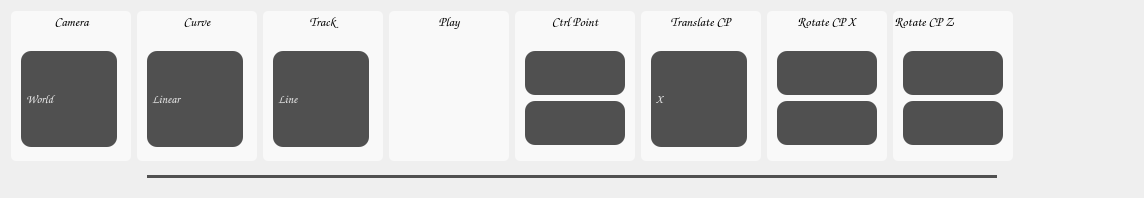
  <widget class="QWidget" name="centralWidget">
   <property name="sizePolicy">
    <sizepolicy hsizetype="Expanding" vsizetype="Expanding">
     <horstretch>0</horstretch>
     <verstretch>0</verstretch>
    </sizepolicy>
   </property>
   <property name="minimumSize">
    <size>
     <width>0</width>
     <height>0</height>
    </size>
   </property>
   <layout class="QVBoxLayout" name="verticalLayout">
    <item>
     <layout class="QVBoxLayout" name="mainLayout">
      <property name="sizeConstraint">
       <enum>QLayout::SetDefaultConstraint</enum>
      </property>
     </layout>
    </item>
    <item>
     <layout class="QHBoxLayout" name="horizontalLayout">
      <property name="spacing">
       <number>6</number>
      </property>
      <property name="sizeConstraint">
       <enum>QLayout::SetDefaultConstraint</enum>
      </property>
      <property name="leftMargin">
       <number>0</number>
      </property>
      <property name="topMargin">
       <number>0</number>
      </property>
      <property name="rightMargin">
       <number>0</number>
      </property>
      <property name="bottomMargin">
       <number>0</number>
      </property>
      <item>
       <spacer name="horizontalSpacer">
        <property name="orientation">
         <enum>Qt::Horizontal</enum>
        </property>
        <property name="sizeType">
         <enum>QSizePolicy::Expanding</enum>
        </property>
        <property name="sizeHint" stdset="0">
         <size>
          <width>0</width>
          <height>0</height>
         </size>
        </property>
       </spacer>
      </item>
      <item>
       <widget class="QGroupBox" name="groupCamera">
        <property name="sizePolicy">
         <sizepolicy hsizetype="Minimum" vsizetype="Minimum">
          <horstretch>0</horstretch>
          <verstretch>0</verstretch>
         </sizepolicy>
        </property>
        <property name="minimumSize">
         <size>
          <width>120</width>
          <height>150</height>
         </size>
        </property>
        <property name="maximumSize">
         <size>
          <width>200</width>
          <height>150</height>
         </size>
        </property>
        <property name="font">
         <font>
          <family>Comic Sans MS</family>
          <pointsize>10</pointsize>
          <weight>75</weight>
          <bold>true</bold>
         </font>
        </property>
        <property name="autoFillBackground">
         <bool>false</bool>
        </property>
        <property name="styleSheet">
         <string notr="true">background-color: rgb(249, 249, 249);
border-radius: 5px;</string>
        </property>
        <property name="title">
         <string>Camera</string>
        </property>
        <property name="alignment">
         <set>Qt::AlignCenter</set>
        </property>
        <widget class="QComboBox" name="comboCamera">
         <property name="geometry">
          <rect>
           <x>10</x>
           <y>40</y>
           <width>96</width>
           <height>96</height>
          </rect>
         </property>
         <property name="sizePolicy">
          <sizepolicy hsizetype="Preferred" vsizetype="Minimum">
           <horstretch>0</horstretch>
           <verstretch>0</verstretch>
          </sizepolicy>
         </property>
         <property name="font">
          <font>
           <family>Comic Sans MS</family>
           <pointsize>9</pointsize>
           <weight>75</weight>
           <bold>true</bold>
          </font>
         </property>
         <property name="styleSheet">
          <string notr="true"> QComboBox {
	background-color: rgb(80, 80, 80);
	color: rgb(240, 240, 240);
    border-radius: 10px;
}

QComboBox:on {
	background-color: qradialgradient(spread:pad, cx:0.5, cy:0.5, radius:0.5, fx:0.499001, fy:0.000500999, stop:0 rgba(152, 152, 152, 217), stop:1 rgba(0, 0, 0, 232));
     padding-top: 3px;
     padding-left: 4px;
}

QComboBox::down-arrow {
	image: url(:/AppMain/down_arrow.ico);
}

QComboBox::drop-down {
     border-left-color: rgb(240, 240, 240);
}

QComboBox QAbstractItemView {
     selection-background-color: rgb(80, 80, 80);
}</string>
         </property>
         <item>
          <property name="text">
           <string>World</string>
          </property>
         </item>
         <item>
          <property name="text">
           <string>Top</string>
          </property>
         </item>
         <item>
          <property name="text">
           <string>Train</string>
          </property>
         </item>
        </widget>
       </widget>
      </item>
      <item>
       <widget class="QGroupBox" name="groupCurve">
        <property name="sizePolicy">
         <sizepolicy hsizetype="Minimum" vsizetype="Minimum">
          <horstretch>0</horstretch>
          <verstretch>0</verstretch>
         </sizepolicy>
        </property>
        <property name="minimumSize">
         <size>
          <width>120</width>
          <height>150</height>
         </size>
        </property>
        <property name="maximumSize">
         <size>
          <width>200</width>
          <height>150</height>
         </size>
        </property>
        <property name="font">
         <font>
          <family>Comic Sans MS</family>
          <pointsize>10</pointsize>
          <weight>75</weight>
          <bold>true</bold>
         </font>
        </property>
        <property name="styleSheet">
         <string notr="true">background-color: rgb(249, 249, 249);
border-radius: 5px;</string>
        </property>
        <property name="title">
         <string>Curve</string>
        </property>
        <property name="alignment">
         <set>Qt::AlignCenter</set>
        </property>
        <widget class="QComboBox" name="comboCurve">
         <property name="geometry">
          <rect>
           <x>10</x>
           <y>40</y>
           <width>96</width>
           <height>96</height>
          </rect>
         </property>
         <property name="sizePolicy">
          <sizepolicy hsizetype="Preferred" vsizetype="Minimum">
           <horstretch>0</horstretch>
           <verstretch>0</verstretch>
          </sizepolicy>
         </property>
         <property name="font">
          <font>
           <family>Comic Sans MS</family>
           <pointsize>9</pointsize>
           <weight>75</weight>
           <bold>true</bold>
          </font>
         </property>
         <property name="styleSheet">
          <string notr="true"> QComboBox {
	background-color: rgb(80, 80, 80);
	color: rgb(240, 240, 240);
    border-radius: 10px;
}

QComboBox:on {
	background-color: qradialgradient(spread:pad, cx:0.5, cy:0.5, radius:0.5, fx:0.499001, fy:0.000500999, stop:0 rgba(152, 152, 152, 217), stop:1 rgba(0, 0, 0, 232));
     padding-top: 3px;
     padding-left: 4px;
}

QComboBox::down-arrow {
	image: url(:/AppMain/down_arrow.ico);
}

QComboBox::drop-down {
     border-left-color: rgb(240, 240, 240);
}

QComboBox QAbstractItemView {
     selection-background-color: rgb(80, 80, 80);
}</string>
         </property>
         <item>
          <property name="text">
           <string>Linear</string>
          </property>
         </item>
         <item>
          <property name="text">
           <string>Cardinal</string>
          </property>
         </item>
         <item>
          <property name="text">
           <string>Cubic</string>
          </property>
         </item>
        </widget>
       </widget>
      </item>
      <item>
       <widget class="QGroupBox" name="groupTrack">
        <property name="sizePolicy">
         <sizepolicy hsizetype="Minimum" vsizetype="Minimum">
          <horstretch>0</horstretch>
          <verstretch>0</verstretch>
         </sizepolicy>
        </property>
        <property name="minimumSize">
         <size>
          <width>120</width>
          <height>120</height>
         </size>
        </property>
        <property name="maximumSize">
         <size>
          <width>200</width>
          <height>150</height>
         </size>
        </property>
        <property name="font">
         <font>
          <family>Comic Sans MS</family>
          <pointsize>10</pointsize>
          <weight>75</weight>
          <bold>true</bold>
         </font>
        </property>
        <property name="styleSheet">
         <string notr="true">background-color: rgb(249, 249, 249);
border-radius: 5px;</string>
        </property>
        <property name="title">
         <string>Track</string>
        </property>
        <property name="alignment">
         <set>Qt::AlignCenter</set>
        </property>
        <widget class="QComboBox" name="comboTrack">
         <property name="geometry">
          <rect>
           <x>10</x>
           <y>40</y>
           <width>96</width>
           <height>96</height>
          </rect>
         </property>
         <property name="sizePolicy">
          <sizepolicy hsizetype="Preferred" vsizetype="Minimum">
           <horstretch>0</horstretch>
           <verstretch>0</verstretch>
          </sizepolicy>
         </property>
         <property name="font">
          <font>
           <family>Comic Sans MS</family>
           <pointsize>9</pointsize>
           <weight>75</weight>
           <bold>true</bold>
          </font>
         </property>
         <property name="styleSheet">
          <string notr="true"> QComboBox {
	background-color: rgb(80, 80, 80);
	color: rgb(240, 240, 240);
    border-radius: 10px;
}

QComboBox:on {
	background-color: qradialgradient(spread:pad, cx:0.5, cy:0.5, radius:0.5, fx:0.499001, fy:0.000500999, stop:0 rgba(152, 152, 152, 217), stop:1 rgba(0, 0, 0, 232));
     padding-top: 3px;
     padding-left: 4px;
}

QComboBox::down-arrow {
	image: url(:/AppMain/down_arrow.ico);
}

QComboBox::drop-down {
     border-left-color: rgb(240, 240, 240);
}

QComboBox QAbstractItemView {
     selection-background-color: rgb(80, 80, 80);
}</string>
         </property>
         <property name="sizeAdjustPolicy">
          <enum>QComboBox::AdjustToContentsOnFirstShow</enum>
         </property>
         <item>
          <property name="text">
           <string>Line</string>
          </property>
         </item>
         <item>
          <property name="text">
           <string>Track</string>
          </property>
         </item>
         <item>
          <property name="text">
           <string>Road</string>
          </property>
         </item>
        </widget>
       </widget>
      </item>
      <item>
       <widget class="QGroupBox" name="groupPlay">
        <property name="sizePolicy">
         <sizepolicy hsizetype="Minimum" vsizetype="Minimum">
          <horstretch>0</horstretch>
          <verstretch>0</verstretch>
         </sizepolicy>
        </property>
        <property name="minimumSize">
         <size>
          <width>120</width>
          <height>150</height>
         </size>
        </property>
        <property name="maximumSize">
         <size>
          <width>200</width>
          <height>150</height>
         </size>
        </property>
        <property name="font">
         <font>
          <family>Comic Sans MS</family>
          <pointsize>10</pointsize>
          <weight>75</weight>
          <bold>true</bold>
         </font>
        </property>
        <property name="styleSheet">
         <string notr="true">background-color: rgb(249, 249, 249);
border-radius: 5px;</string>
        </property>
        <property name="title">
         <string>Play</string>
        </property>
        <property name="alignment">
         <set>Qt::AlignCenter</set>
        </property>
        <widget class="QPushButton" name="bPlay">
         <property name="geometry">
          <rect>
           <x>10</x>
           <y>40</y>
           <width>96</width>
           <height>96</height>
          </rect>
         </property>
         <property name="sizePolicy">
          <sizepolicy hsizetype="Minimum" vsizetype="Minimum">
           <horstretch>0</horstretch>
           <verstretch>0</verstretch>
          </sizepolicy>
         </property>
         <property name="font">
          <font>
           <family>Comic Sans MS</family>
           <pointsize>9</pointsize>
           <weight>75</weight>
           <bold>true</bold>
          </font>
         </property>
         <property name="styleSheet">
          <string notr="true"> QPushButton {
}

QPushButton:pressed {
}</string>
         </property>
         <property name="text">
          <string/>
         </property>
         <property name="icon">
          <iconset resource="AppMain.qrc">
           <normaloff>:/AppMain/mplay.png</normaloff>:/AppMain/mplay.png</iconset>
         </property>
         <property name="iconSize">
          <size>
           <width>40</width>
           <height>40</height>
          </size>
         </property>
        </widget>
       </widget>
      </item>
      <item>
       <widget class="QGroupBox" name="groupCP">
        <property name="sizePolicy">
         <sizepolicy hsizetype="Minimum" vsizetype="Minimum">
          <horstretch>0</horstretch>
          <verstretch>0</verstretch>
         </sizepolicy>
        </property>
        <property name="minimumSize">
         <size>
          <width>120</width>
          <height>150</height>
         </size>
        </property>
        <property name="maximumSize">
         <size>
          <width>200</width>
          <height>150</height>
         </size>
        </property>
        <property name="font">
         <font>
          <family>Comic Sans MS</family>
          <pointsize>10</pointsize>
          <weight>75</weight>
          <bold>true</bold>
         </font>
        </property>
        <property name="mouseTracking">
         <bool>false</bool>
        </property>
        <property name="autoFillBackground">
         <bool>false</bool>
        </property>
        <property name="styleSheet">
         <string notr="true">background-color: rgb(249, 249, 249);
border-radius: 5px;</string>
        </property>
        <property name="title">
         <string>Ctrl Point</string>
        </property>
        <property name="alignment">
         <set>Qt::AlignCenter</set>
        </property>
        <property name="flat">
         <bool>false</bool>
        </property>
        <property name="checkable">
         <bool>false</bool>
        </property>
        <widget class="QPushButton" name="bAdd">
         <property name="geometry">
          <rect>
           <x>10</x>
           <y>40</y>
           <width>100</width>
           <height>44</height>
          </rect>
         </property>
         <property name="sizePolicy">
          <sizepolicy hsizetype="Minimum" vsizetype="Minimum">
           <horstretch>0</horstretch>
           <verstretch>0</verstretch>
          </sizepolicy>
         </property>
         <property name="font">
          <font>
           <family>Comic Sans MS</family>
           <pointsize>9</pointsize>
           <weight>75</weight>
           <bold>true</bold>
          </font>
         </property>
         <property name="styleSheet">
          <string notr="true"> QPushButton {
	background-color: rgb(80, 80, 80);
	color: rgb(240, 240, 240);
    border-radius: 10px;
}

QPushButton:pressed {
	background-color: qradialgradient(spread:pad, cx:0.5, cy:0.5, radius:0.5, fx:0.5, fy:0.5, stop:0 rgba(172, 172, 172, 255), stop:1 rgba(0, 0, 0, 203));
     padding-top: 10px;
     padding-left: 5px;
}</string>
         </property>
         <property name="text">
          <string/>
         </property>
         <property name="icon">
          <iconset resource="AppMain.qrc">
           <normaloff>:/AppMain/madd.png</normaloff>:/AppMain/madd.png</iconset>
         </property>
         <property name="iconSize">
          <size>
           <width>14</width>
           <height>14</height>
          </size>
         </property>
        </widget>
        <widget class="QPushButton" name="bDelete">
         <property name="geometry">
          <rect>
           <x>10</x>
           <y>90</y>
           <width>100</width>
           <height>44</height>
          </rect>
         </property>
         <property name="sizePolicy">
          <sizepolicy hsizetype="Minimum" vsizetype="Minimum">
           <horstretch>0</horstretch>
           <verstretch>0</verstretch>
          </sizepolicy>
         </property>
         <property name="font">
          <font>
           <family>Comic Sans MS</family>
           <pointsize>9</pointsize>
           <weight>75</weight>
           <bold>true</bold>
          </font>
         </property>
         <property name="focusPolicy">
          <enum>Qt::ClickFocus</enum>
         </property>
         <property name="styleSheet">
          <string notr="true"> QPushButton {
	background-color: rgb(80, 80, 80);
	color: rgb(240, 240, 240);
    border-radius: 10px;
}

QPushButton:pressed {
	background-color: qradialgradient(spread:pad, cx:0.5, cy:0.5, radius:0.5, fx:0.5, fy:0.5, stop:0 rgba(172, 172, 172, 255), stop:1 rgba(0, 0, 0, 203));
     padding-top: 10px;
     padding-left: 5px;
}</string>
         </property>
         <property name="text">
          <string/>
         </property>
         <property name="icon">
          <iconset resource="AppMain.qrc">
           <normaloff>:/AppMain/mdelete.png</normaloff>:/AppMain/mdelete.png</iconset>
         </property>
         <property name="iconSize">
          <size>
           <width>12</width>
           <height>12</height>
          </size>
         </property>
        </widget>
       </widget>
      </item>
      <item>
       <widget class="QGroupBox" name="groupCP_2">
        <property name="sizePolicy">
         <sizepolicy hsizetype="Minimum" vsizetype="Minimum">
          <horstretch>0</horstretch>
          <verstretch>0</verstretch>
         </sizepolicy>
        </property>
        <property name="minimumSize">
         <size>
          <width>120</width>
          <height>150</height>
         </size>
        </property>
        <property name="maximumSize">
         <size>
          <width>200</width>
          <height>150</height>
         </size>
        </property>
        <property name="font">
         <font>
          <family>Comic Sans MS</family>
          <pointsize>10</pointsize>
          <weight>75</weight>
          <bold>true</bold>
         </font>
        </property>
        <property name="mouseTracking">
         <bool>false</bool>
        </property>
        <property name="autoFillBackground">
         <bool>false</bool>
        </property>
        <property name="styleSheet">
         <string notr="true">background-color: rgb(249, 249, 249);
border-radius: 5px;</string>
        </property>
        <property name="title">
         <string>Translate CP</string>
        </property>
        <property name="alignment">
         <set>Qt::AlignCenter</set>
        </property>
        <property name="flat">
         <bool>false</bool>
        </property>
        <property name="checkable">
         <bool>false</bool>
        </property>
        <widget class="QComboBox" name="comboTrans">
         <property name="geometry">
          <rect>
           <x>10</x>
           <y>40</y>
           <width>96</width>
           <height>96</height>
          </rect>
         </property>
         <property name="sizePolicy">
          <sizepolicy hsizetype="Preferred" vsizetype="Minimum">
           <horstretch>0</horstretch>
           <verstretch>0</verstretch>
          </sizepolicy>
         </property>
         <property name="font">
          <font>
           <family>Comic Sans MS</family>
           <pointsize>9</pointsize>
           <weight>75</weight>
           <bold>true</bold>
          </font>
         </property>
         <property name="styleSheet">
          <string notr="true"> QComboBox {
	background-color: rgb(80, 80, 80);
	color: rgb(240, 240, 240);
    border-radius: 10px;
}

QComboBox:on {
	background-color: qradialgradient(spread:pad, cx:0.5, cy:0.5, radius:0.5, fx:0.499001, fy:0.000500999, stop:0 rgba(152, 152, 152, 217), stop:1 rgba(0, 0, 0, 232));
     padding-top: 3px;
     padding-left: 4px;
}

QComboBox::down-arrow {
	image: url(:/AppMain/down_arrow.ico);
}

QComboBox::drop-down {
     border-left-color: rgb(240, 240, 240);
}

QComboBox QAbstractItemView {
     selection-background-color: rgb(80, 80, 80);
}</string>
         </property>
         <property name="sizeAdjustPolicy">
          <enum>QComboBox::AdjustToContentsOnFirstShow</enum>
         </property>
         <item>
          <property name="text">
           <string>X</string>
          </property>
         </item>
         <item>
          <property name="text">
           <string>Y</string>
          </property>
         </item>
         <item>
          <property name="text">
           <string>Z</string>
          </property>
         </item>
        </widget>
       </widget>
      </item>
      <item>
       <widget class="QGroupBox" name="groupBox">
        <property name="sizePolicy">
         <sizepolicy hsizetype="Minimum" vsizetype="Minimum">
          <horstretch>0</horstretch>
          <verstretch>0</verstretch>
         </sizepolicy>
        </property>
        <property name="minimumSize">
         <size>
          <width>120</width>
          <height>150</height>
         </size>
        </property>
        <property name="maximumSize">
         <size>
          <width>200</width>
          <height>150</height>
         </size>
        </property>
        <property name="palette">
         <palette>
          <active>
           <colorrole role="Button">
            <brush brushstyle="SolidPattern">
             <color alpha="255">
              <red>249</red>
              <green>249</green>
              <blue>249</blue>
             </color>
            </brush>
           </colorrole>
           <colorrole role="Base">
            <brush brushstyle="SolidPattern">
             <color alpha="255">
              <red>249</red>
              <green>249</green>
              <blue>249</blue>
             </color>
            </brush>
           </colorrole>
           <colorrole role="Window">
            <brush brushstyle="SolidPattern">
             <color alpha="255">
              <red>249</red>
              <green>249</green>
              <blue>249</blue>
             </color>
            </brush>
           </colorrole>
          </active>
          <inactive>
           <colorrole role="Button">
            <brush brushstyle="SolidPattern">
             <color alpha="255">
              <red>249</red>
              <green>249</green>
              <blue>249</blue>
             </color>
            </brush>
           </colorrole>
           <colorrole role="Base">
            <brush brushstyle="SolidPattern">
             <color alpha="255">
              <red>249</red>
              <green>249</green>
              <blue>249</blue>
             </color>
            </brush>
           </colorrole>
           <colorrole role="Window">
            <brush brushstyle="SolidPattern">
             <color alpha="255">
              <red>249</red>
              <green>249</green>
              <blue>249</blue>
             </color>
            </brush>
           </colorrole>
          </inactive>
          <disabled>
           <colorrole role="Button">
            <brush brushstyle="SolidPattern">
             <color alpha="255">
              <red>249</red>
              <green>249</green>
              <blue>249</blue>
             </color>
            </brush>
           </colorrole>
           <colorrole role="Base">
            <brush brushstyle="SolidPattern">
             <color alpha="255">
              <red>249</red>
              <green>249</green>
              <blue>249</blue>
             </color>
            </brush>
           </colorrole>
           <colorrole role="Window">
            <brush brushstyle="SolidPattern">
             <color alpha="255">
              <red>249</red>
              <green>249</green>
              <blue>249</blue>
             </color>
            </brush>
           </colorrole>
          </disabled>
         </palette>
        </property>
        <property name="font">
         <font>
          <family>Comic Sans MS</family>
          <pointsize>10</pointsize>
          <weight>75</weight>
          <bold>true</bold>
         </font>
        </property>
        <property name="styleSheet">
         <string notr="true">background-color: rgb(249, 249, 249);
border-radius: 5px;</string>
        </property>
        <property name="title">
         <string>Rotate CP X</string>
        </property>
        <property name="alignment">
         <set>Qt::AlignCenter</set>
        </property>
        <property name="flat">
         <bool>false</bool>
        </property>
        <property name="checkable">
         <bool>false</bool>
        </property>
        <widget class="QPushButton" name="rcpxadd">
         <property name="geometry">
          <rect>
           <x>10</x>
           <y>40</y>
           <width>100</width>
           <height>44</height>
          </rect>
         </property>
         <property name="sizePolicy">
          <sizepolicy hsizetype="Minimum" vsizetype="Minimum">
           <horstretch>0</horstretch>
           <verstretch>0</verstretch>
          </sizepolicy>
         </property>
         <property name="styleSheet">
          <string notr="true">QPushButton {
	background-color: rgb(80, 80, 80);
	color: rgb(240, 240, 240);
    border-radius: 10px;
}

QPushButton:pressed {
	background-color: qradialgradient(spread:pad, cx:0.5, cy:0.5, radius:0.5, fx:0.5, fy:0.5, stop:0 rgba(172, 172, 172, 255), stop:1 rgba(0, 0, 0, 203));
     padding-top: 10px;
     padding-left: 5px;
}</string>
         </property>
         <property name="text">
          <string/>
         </property>
         <property name="icon">
          <iconset resource="AppMain.qrc">
           <normaloff>:/AppMain/madd.png</normaloff>:/AppMain/madd.png</iconset>
         </property>
         <property name="iconSize">
          <size>
           <width>14</width>
           <height>14</height>
          </size>
         </property>
        </widget>
        <widget class="QPushButton" name="rcpxsub">
         <property name="geometry">
          <rect>
           <x>10</x>
           <y>90</y>
           <width>100</width>
           <height>44</height>
          </rect>
         </property>
         <property name="styleSheet">
          <string notr="true">QPushButton {
	background-color: rgb(80, 80, 80);
	color: rgb(240, 240, 240);
    border-radius: 10px;
}

QPushButton:pressed {
	background-color: qradialgradient(spread:pad, cx:0.5, cy:0.5, radius:0.5, fx:0.5, fy:0.5, stop:0 rgba(172, 172, 172, 255), stop:1 rgba(0, 0, 0, 203));
     padding-top: 10px;
     padding-left: 5px;
}</string>
         </property>
         <property name="text">
          <string/>
         </property>
         <property name="icon">
          <iconset resource="AppMain.qrc">
           <normaloff>:/AppMain/mdelete.png</normaloff>:/AppMain/mdelete.png</iconset>
         </property>
        </widget>
       </widget>
      </item>
      <item>
       <widget class="QGroupBox" name="groupBox_2">
        <property name="minimumSize">
         <size>
          <width>120</width>
          <height>150</height>
         </size>
        </property>
        <property name="maximumSize">
         <size>
          <width>200</width>
          <height>150</height>
         </size>
        </property>
        <property name="font">
         <font>
          <family>Comic Sans MS</family>
          <pointsize>10</pointsize>
          <weight>75</weight>
          <bold>true</bold>
         </font>
        </property>
        <property name="styleSheet">
         <string notr="true">background-color: rgb(249, 249, 249);
border-radius: 5px;</string>
        </property>
        <property name="title">
         <string>Rotate CP Z</string>
        </property>
        <widget class="QPushButton" name="rcpzadd">
         <property name="geometry">
          <rect>
           <x>10</x>
           <y>40</y>
           <width>100</width>
           <height>44</height>
          </rect>
         </property>
         <property name="sizePolicy">
          <sizepolicy hsizetype="Minimum" vsizetype="Minimum">
           <horstretch>0</horstretch>
           <verstretch>0</verstretch>
          </sizepolicy>
         </property>
         <property name="styleSheet">
          <string notr="true">QPushButton {
	background-color: rgb(80, 80, 80);
	color: rgb(240, 240, 240);
    border-radius: 10px;
}

QPushButton:pressed {
	background-color: qradialgradient(spread:pad, cx:0.5, cy:0.5, radius:0.5, fx:0.5, fy:0.5, stop:0 rgba(172, 172, 172, 255), stop:1 rgba(0, 0, 0, 203));
     padding-top: 10px;
     padding-left: 5px;
}</string>
         </property>
         <property name="text">
          <string/>
         </property>
         <property name="icon">
          <iconset resource="AppMain.qrc">
           <normaloff>:/AppMain/madd.png</normaloff>:/AppMain/madd.png</iconset>
         </property>
        </widget>
        <widget class="QPushButton" name="rcpzsub">
         <property name="geometry">
          <rect>
           <x>10</x>
           <y>90</y>
           <width>100</width>
           <height>44</height>
          </rect>
         </property>
         <property name="styleSheet">
          <string notr="true">QPushButton {
	background-color: rgb(80, 80, 80);
	color: rgb(240, 240, 240);
    border-radius: 10px;
}

QPushButton:pressed {
	background-color: qradialgradient(spread:pad, cx:0.5, cy:0.5, radius:0.5, fx:0.5, fy:0.5, stop:0 rgba(172, 172, 172, 255), stop:1 rgba(0, 0, 0, 203));
     padding-top: 10px;
     padding-left: 5px;
}</string>
         </property>
         <property name="text">
          <string/>
         </property>
         <property name="icon">
          <iconset resource="AppMain.qrc">
           <normaloff>:/AppMain/mdelete.png</normaloff>:/AppMain/mdelete.png</iconset>
         </property>
        </widget>
       </widget>
      </item>
      <item>
       <spacer name="horizontalSpacer_2">
        <property name="minimumSize">
         <size>
          <width>120</width>
          <height>120</height>
         </size>
        </property>
        <property name="orientation">
         <enum>Qt::Horizontal</enum>
        </property>
        <property name="sizeType">
         <enum>QSizePolicy::Expanding</enum>
        </property>
        <property name="sizeHint" stdset="0">
         <size>
          <width>0</width>
          <height>0</height>
         </size>
        </property>
       </spacer>
      </item>
     </layout>
    </item>
    <item>
     <layout class="QHBoxLayout" name="horizontalLayout_2">
      <item>
       <spacer name="horizontalSpacer_4">
        <property name="orientation">
         <enum>Qt::Horizontal</enum>
        </property>
        <property name="sizeHint" stdset="0">
         <size>
          <width>0</width>
          <height>20</height>
         </size>
        </property>
       </spacer>
      </item>
      <item>
       <widget class="QSlider" name="sSpeed">
        <property name="minimumSize">
         <size>
          <width>850</width>
          <height>0</height>
         </size>
        </property>
        <property name="styleSheet">
         <string notr="true">QSlider::groove:horizontal {
	background-color: #505050;
    height: 3px; 
    margin: 2px 0;
 }
 QSlider::handle:horizontal {
	image: url(:/AppMain/slider_handle.png);
	width: 15px;
	margin: -5px 0;
 }</string>
        </property>
        <property name="singleStep">
         <number>1</number>
        </property>
        <property name="value">
         <number>50</number>
        </property>
        <property name="orientation">
         <enum>Qt::Horizontal</enum>
        </property>
       </widget>
      </item>
      <item>
       <spacer name="horizontalSpacer_3">
        <property name="orientation">
         <enum>Qt::Horizontal</enum>
        </property>
        <property name="sizeHint" stdset="0">
         <size>
          <width>0</width>
          <height>0</height>
         </size>
        </property>
       </spacer>
      </item>
     </layout>
    </item>
   </layout>
  </widget>
